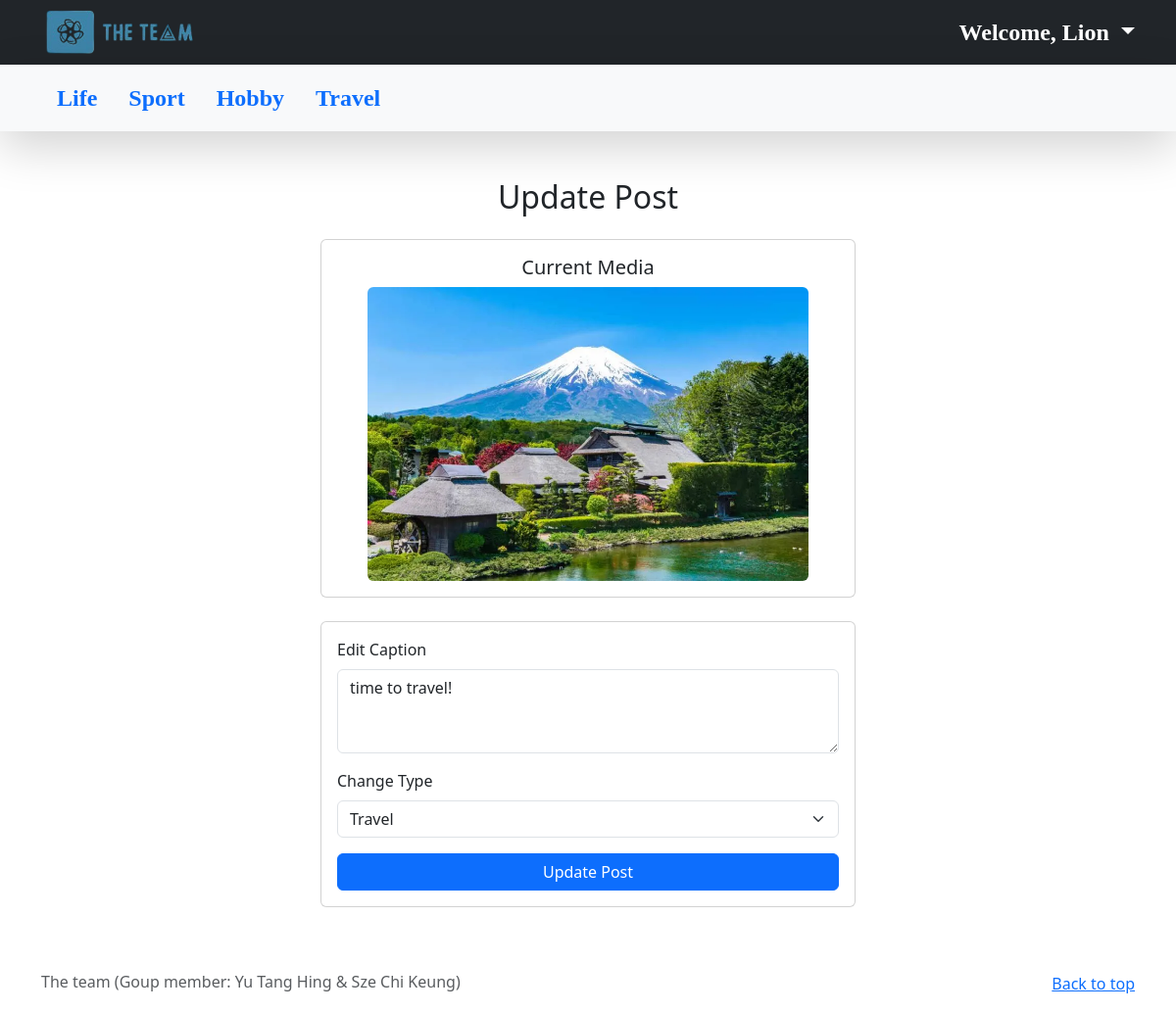
The app's page /update_post/3 (signed in), older data.
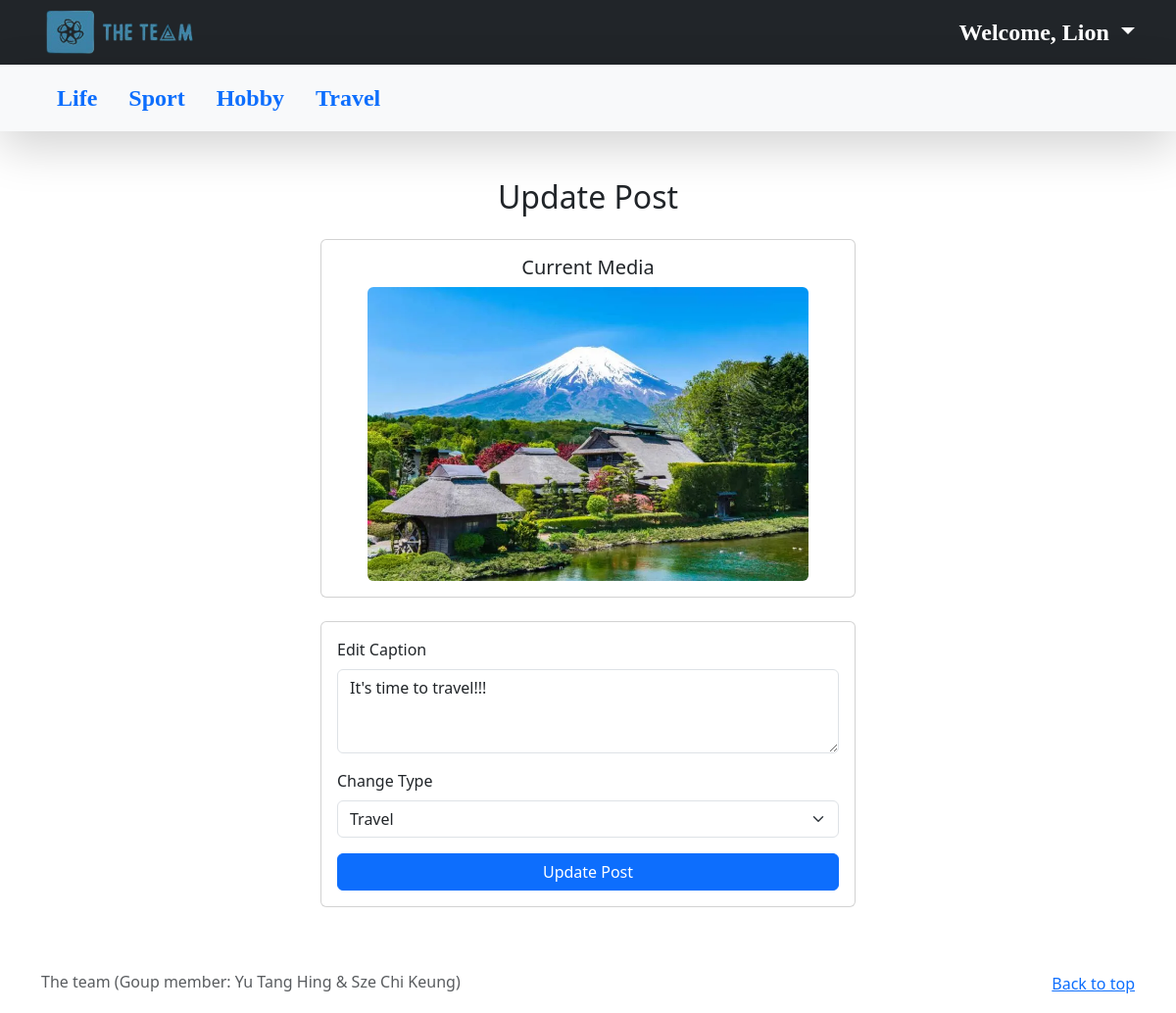
The same page, newer data.
### tables this page shows
CREATE TABLE posts (
    id INTEGER PRIMARY KEY AUTOINCREMENT,
    user_id INTEGER NOT NULL,
    description TEXT,
    filename TEXT NOT NULL,
    media_type TEXT NOT NULL, 
    type TEXT,
    upload_timestamp DATETIME DEFAULT CURRENT_TIMESTAMP,
    FOREIGN KEY (user_id) REFERENCES accounts (id)
);

### app.py (the view, shortened to what this page needs)
@app.route('/update_post/<int:post_id>', methods=['GET', 'POST'])
def update_post(post_id):
    if 'account_id' not in session:
        flash('Please log in to edit posts.')
        return redirect(url_for('login'))
    conn = get_db_connection()
    post = conn.execute('SELECT * FROM posts WHERE id = ?', (post_id,)).fetchone()
    if post is None:
        conn.close()
        flash('Post not found.')
        return redirect(url_for('mypost'))
    if post['user_id'] != session['account_id']:
        conn.close()
        flash('You are not authorized to edit this post.')
        return redirect(url_for('mypost'))
    conn.close()
    return render_template('update_post.html', post=post)

### app.py (called while the page is built)
def get_db_connection():
    conn = sqlite3.connect('database.db')
    conn.row_factory = sqlite3.Row
    return conn

### templates/update_post.html (shortened to what this page needs)
{% extends "base.html" %}
{% block content %}
<div class="container py-5">
    <div class="row justify-content-center">
        <div class="col-md-6">
            <h2 class="text-center mb-4">Update Post</h2>
            <div class="card mb-4">
                <div class="card-body text-center">
                    <h5 class="card-title">Current Media</h5>
                    {% if post.media_type == 'image' %}
                        <img src="{{ url_for('static', filename='uploads/' + post.filename) }}" class="img-fluid rounded" alt="Current image" style="max-height: 300px;">
                    {% elif post.media_type == 'video' %}
                        <video controls class="img-fluid rounded" style="max-height: 300px;">
                            <source src="{{ url_for('static', filename='uploads/' + post.filename) }}" type="video/mp4">
                            Your browser does not support the video tag.
                        </video>
                    {% endif %}
                </div>
            </div>
            <div class="card">
                <div class="card-body">
                    <form method="POST" action="{{ url_for('update_post', post_id=post.id) }}">
                        <div class="mb-3">
                            <label for="description" class="form-label">Edit Caption</label>
                            <textarea class="form-control" id="description" name="description" rows="3">{{ post.description }}</textarea>
                        </div>
                        <div class="mb-3">
                            <label for="type" class="form-label">Change Type</label>
                            <select class="form-select" id="type" name="type" required>
                                <option value="Travel" {% if post.type == 'Travel' %}selected{% endif %}>Travel</option>
                            </select>
                        </div>
                        <button type="submit" class="btn btn-primary w-100">Update Post</button>
                    </form>
                </div>
            </div>
        </div>
    </div>
</div>
{% endblock %}

Row changes from the older to the newer data that the page shows:
changed posts "Travel": description "time to travel!" → "It's time to travel!!!"
